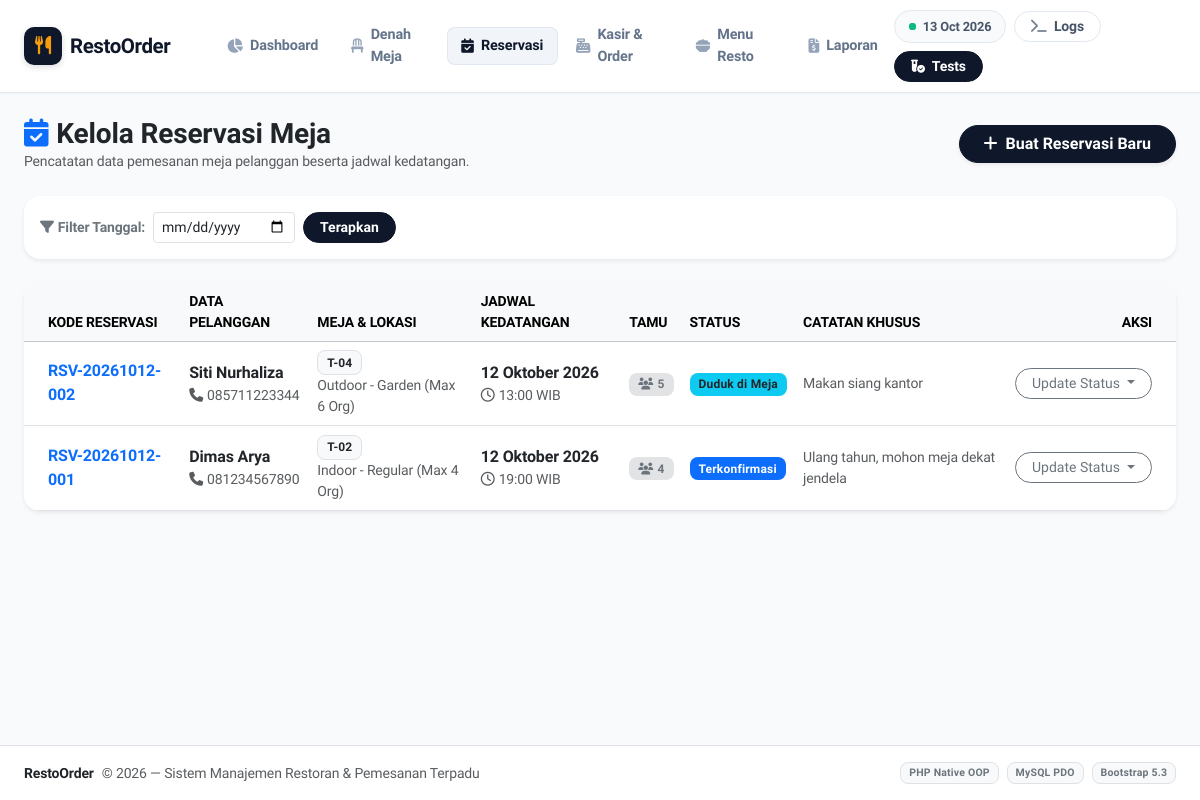
/index.php?page=reservations, run on the app's committed database.
### tables this page shows
CREATE TABLE IF NOT EXISTS `reservations` (
    `id` INT AUTO_INCREMENT PRIMARY KEY,
    `customer_id` INT NOT NULL,
    `table_id` INT NOT NULL,
    `reservation_code` VARCHAR(20) NOT NULL UNIQUE,
    `reservation_date` DATE NOT NULL,
    `reservation_time` TIME NOT NULL,
    `guest_count` INT NOT NULL DEFAULT 1,
    `status` ENUM('Pending', 'Confirmed', 'Seated', 'Completed', 'Cancelled') NOT NULL DEFAULT 'Confirmed',
    `notes` TEXT NULL,
    `created_at` TIMESTAMP DEFAULT CURRENT_TIMESTAMP,
    CONSTRAINT `fk_res_customer` FOREIGN KEY (`customer_id`) REFERENCES `customers`(`id`) ON DELETE CASCADE,
    CONSTRAINT `fk_res_table` FOREIGN KEY (`table_id`) REFERENCES `tables`(`id`) ON DELETE RESTRICT
);

CREATE TABLE IF NOT EXISTS `customers` (
    `id` INT AUTO_INCREMENT PRIMARY KEY,
    `name` VARCHAR(100) NOT NULL,
    `phone` VARCHAR(20) NULL DEFAULT '-',
    `email` VARCHAR(100) NULL,
    `created_at` TIMESTAMP DEFAULT CURRENT_TIMESTAMP
);

CREATE TABLE IF NOT EXISTS `tables` (
    `id` INT AUTO_INCREMENT PRIMARY KEY,
    `table_number` VARCHAR(10) NOT NULL UNIQUE,
    `capacity` INT NOT NULL DEFAULT 4,
    `location` VARCHAR(50) DEFAULT 'Indoor',
    `status` ENUM('Tersedia', 'Dipesan', 'Terisi') NOT NULL DEFAULT 'Tersedia',
    `created_at` TIMESTAMP DEFAULT CURRENT_TIMESTAMP,
    `updated_at` TIMESTAMP DEFAULT CURRENT_TIMESTAMP ON UPDATE CURRENT_TIMESTAMP
);

### app/Config/Database.php (called while the page is built, shortened)
<?php
class Database
{
    private static ?Database $instance = null;
    private PDO $connection;
    private function __construct()
    {
        $host     = '127.0.0.1';
        $port     = '3306';
        $dbName   = 'db_restoran';
        $username = 'root';
        $password = '';
        $dsn = "mysql:host={$host};port={$port};dbname={$dbName};charset=utf8mb4";
        $options = [
            PDO::ATTR_ERRMODE            => PDO::ERRMODE_EXCEPTION,
            PDO::ATTR_DEFAULT_FETCH_MODE => PDO::FETCH_ASSOC,
            PDO::ATTR_EMULATE_PREPARES   => false,
        ];
        try {
            $this->connection = new PDO($dsn, $username, $password, $options);
        } catch (PDOException $e) {
            ErrorHandler::logError("Koneksi Database Gagal: " . $e->getMessage());
            die("Koneksi ke database gagal. Pastikan MySQL sudah aktif dan jalankan setup_db.php terlebih dahulu.");
        }
    }
    public static function getInstance(): Database
    {
        if (self::$instance === null) {
            self::$instance = new self();
        }
        return self::$instance;
    }
    public function getConnection(): PDO
    {
        return $this->connection;
    }
}

### app/Core/Model.php (called while the page is built, shortened)
<?php
abstract class Model
{
    public function __construct()
    {
        $this->db = Database::getInstance()->getConnection();
    }
}

### app/Models/Reservation.php (called while the page is built, shortened)
<?php
class Reservation extends Model
{
    protected string $table = 'reservations';
    public function getAllWithDetails(?string $filterDate = null): array
    {
        $sql = "SELECT r.*,
                       c.name AS customer_name, c.phone AS customer_phone, c.email AS customer_email,
                       t.table_number, t.capacity AS table_capacity, t.location AS table_location
                FROM {$this->table} r
                JOIN customers c ON r.customer_id = c.id
                JOIN tables t ON r.table_id = t.id";
        if ($filterDate) {
            $sql .= " WHERE r.reservation_date = :fdate";
            $sql .= " ORDER BY r.reservation_date DESC, r.reservation_time ASC";
            $stmt = $this->db->prepare($sql);
            $stmt->execute([':fdate' => $filterDate]);
        } else {
            $sql .= " ORDER BY r.reservation_date DESC, r.reservation_time ASC";
            $stmt = $this->db->query($sql);
        }
        return $stmt->fetchAll();
    }
}

### views/reservations.php (the view, shortened to what this page needs)
<?php
require_once __DIR__ . '/layouts/header.php';
?>
<div class="d-flex flex-column flex-md-row justify-content-between align-items-md-center gap-3 mb-4">
    <div>
        <h3 class="fw-bold text-dark m-0"><i class="fa-solid fa-calendar-check text-primary me-2"></i>Kelola Reservasi Meja</h3>
        <p class="text-muted small m-0">Pencatatan data pemesanan meja pelanggan beserta jadwal kedatangan.</p>
    </div>
    <div class="d-flex gap-2">
        <button type="button" class="btn btn-primary rounded-pill px-4 shadow-sm" data-bs-toggle="modal" data-bs-target="#modalAddReservation">
            <i class="fa-solid fa-plus me-1"></i> Buat Reservasi Baru
        </button>
    </div>
</div>
<div class="card border-0 shadow-sm rounded-4 bg-white p-3 mb-4">
    <form method="GET" action="index.php" class="row g-2 align-items-center">
        <div class="col-auto">
            <span class="fw-semibold text-secondary small"><i class="fa-solid fa-filter me-1"></i>Filter Tanggal:</span>
        </div>
        <div class="col-auto">
            <input type="date" name="filter_date" class="form-control form-control-sm" value="<?= htmlspecialchars($filterDate ?? '') ?>">
        </div>
        <div class="col-auto">
            <button type="submit" class="btn btn-sm btn-primary rounded-pill px-3">Terapkan</button>
        </div>
    </form>
</div>
<div class="card border-0 shadow-sm rounded-4 bg-white overflow-hidden">
    <div class="table-responsive">
        <table class="table table-hover align-middle mb-0">
            <thead class="table-light small text-uppercase text-secondary">
                <tr>
                    <th class="ps-4">Kode Reservasi</th>
                    <th>Data Pelanggan</th>
                    <th>Meja & Lokasi</th>
                    <th>Jadwal Kedatangan</th>
                    <th>Tamu</th>
                    <th>Status</th>
                    <th>Catatan Khusus</th>
                    <th class="text-end pe-4">Aksi</th>
                </tr>
            </thead>
            <tbody>
                <?php if (empty($reservations)): ?>
                    <tr>
                        <td colspan="8" class="text-center py-5 text-muted">
                            <i class="fa-regular fa-folder-open fs-2 d-block mb-2 text-secondary opacity-50"></i>
                            Belum ada data reservasi <?= !empty($filterDate) ? 'pada tanggal ini' : '' ?>.
                        </td>
                    </tr>
                <?php else: ?>
                    <?php foreach ($reservations as $r): ?>
                        <tr>
                            <td class="ps-4 fw-bold text-primary"><?= htmlspecialchars($r['reservation_code']) ?></td>
                            <td>
                                <div class="fw-semibold text-dark"><?= htmlspecialchars($r['customer_name']) ?></div>
                                <div class="small text-muted"><i class="fa-solid fa-phone me-1"></i><?= htmlspecialchars($r['customer_phone']) ?></div>
                            </td>
                            <td>
                                <span class="badge bg-light text-dark border fw-bold"><?= htmlspecialchars($r['table_number']) ?></span>
                                <div class="small text-muted"><?= htmlspecialchars($r['table_location']) ?> (Max <?= $r['table_capacity'] ?> Org)</div>
                            </td>
                            <td>
                                <div class="fw-semibold text-dark"><?= FormatHelper::tanggalIndo($r['reservation_date']) ?></div>
                                <div class="small text-muted"><i class="fa-regular fa-clock me-1"></i><?= substr($r['reservation_time'], 0, 5) ?> WIB</div>
                            </td>
                            <td><span class="badge bg-secondary-subtle text-secondary"><i class="fa-solid fa-users me-1"></i><?= $r['guest_count'] ?></span></td>
                            <td><?= FormatHelper::reservationStatusBadge($r['status']) ?></td>
                            <td class="small text-muted"><?= htmlspecialchars($r['notes'] ?: '-') ?></td>
                            <td class="text-end pe-4">
                                <div class="btn-group">
                                    <button class="btn btn-sm btn-outline-secondary dropdown-toggle rounded-pill px-3" data-bs-toggle="dropdown">
                                        Update Status
                                    </button>
                                </div>
                            </td>
                        </tr>
                    <?php endforeach; ?>
                <?php endif; ?>
            </tbody>
        </table>
    </div>
</div>
<?php require_once __DIR__ . '/layouts/footer.php'; ?>

### app/Helpers/FormatHelper.php (shortened to what this page needs)
<?php
class FormatHelper
{
    public static function tanggalIndo(string $datetime, bool $withTime = false): string
    {
        $bulan = [
            1 => 'Januari', 'Februari', 'Maret', 'April', 'Mei', 'Juni',
            'Juli', 'Agustus', 'September', 'Oktober', 'November', 'Desember'
        ];
        $timestamp = strtotime($datetime);
        $tgl = date('d', $timestamp);
        $bln = $bulan[(int)date('m', $timestamp)];
        $thn = date('Y', $timestamp);
        $result = "{$tgl} {$bln} {$thn}";
        return $result;
    }
    public static function reservationStatusBadge(string $status): string
    {
        switch ($status) {
            case 'Confirmed':
                return '<span class="badge bg-primary">Terkonfirmasi</span>';
            case 'Seated':
                return '<span class="badge bg-info text-dark">Duduk di Meja</span>';
        }
    }
}

### assets/css/style.css (style rules this page uses)
:root { --primary: #0f172a; --primary-accent: #2563eb; --primary-light: #f1f5f9; --accent: #f59e0b; --success: #10b981; --warning: #f59e0b; --danger: #ef4444; --dark: #0f172a; --surface: #ffffff; --light-bg: #f8fafc; --card-border: #e2e8f0; --card-shadow: 0 1px 3px 0 rgba(0, 0, 0, 0.05), 0 1px 2px -1px rgba(0, 0, 0, 0.05); --card-hover-shadow: 0 10px 15px -3px rgba(0, 0, 0, 0.07), 0 4px 6px -4px rgba(0, 0, 0, 0.05); }
body { font-family: 'Plus Jakarta Sans', system-ui, -apple-system, sans-serif; background-color: var(--light-bg); color: #334155; min-height: 100vh; display: flex; flex-direction: column; letter-spacing: -0.01em; }
.btn-primary { background: #0f172a; border-color: #0f172a; color: #ffffff; font-weight: 600; transition: all 0.2s ease; }
.badge { font-weight: 600; letter-spacing: 0.2px; padding: 0.45em 0.75em; border-radius: 8px; }

### data on the page
reservations: reservation_code "RSV-20261012-002", customer.name "Siti Nurhaliza", customer.phone "085711223344", table.table_number "T-04", table.location "Outdoor - Garden", table.capacity "6", reservation_date "12 Oktober 2026", reservation_time "13:00", guest_count "5", status "Duduk di Meja", notes "Makan siang kantor"
reservations: reservation_code "RSV-20261012-001", customer.name "Dimas Arya", customer.phone "081234567890", table.table_number "T-02", table.location "Indoor - Regular", table.capacity "4", reservation_date "12 Oktober 2026", reservation_time "19:00", guest_count "4", status "Terkonfirmasi", notes "Ulang tahun, mohon meja dekat jendela"
